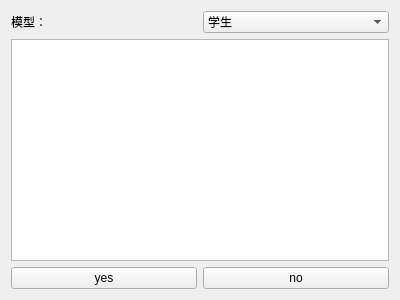
<?xml version="1.0" encoding="UTF-8"?>
<ui version="4.0">
 <class>ListView</class>
 <widget class="QWidget" name="ListView">
  <property name="geometry">
   <rect>
    <x>0</x>
    <y>0</y>
    <width>400</width>
    <height>300</height>
   </rect>
  </property>
  <property name="windowTitle">
   <string>ListView</string>
  </property>
  <layout class="QVBoxLayout" name="verticalLayout">
   <item>
    <layout class="QHBoxLayout" name="horizontalLayout_2">
     <item>
      <widget class="QLabel" name="label">
       <property name="text">
        <string>模型：</string>
       </property>
      </widget>
     </item>
     <item>
      <widget class="QComboBox" name="comboBox">
       <item>
        <property name="text">
         <string>学生</string>
        </property>
       </item>
       <item>
        <property name="text">
         <string>老师</string>
        </property>
       </item>
       <item>
        <property name="text">
         <string>工人</string>
        </property>
       </item>
      </widget>
     </item>
    </layout>
   </item>
   <item>
    <widget class="QListView" name="listView"/>
   </item>
   <item>
    <layout class="QHBoxLayout" name="horizontalLayout">
     <item>
      <widget class="QPushButton" name="BtnOK">
       <property name="text">
        <string>yes</string>
       </property>
      </widget>
     </item>
     <item>
      <widget class="QPushButton" name="pushButton_2">
       <property name="text">
        <string>no</string>
       </property>
      </widget>
     </item>
    </layout>
   </item>
  </layout>
 </widget>
 <layoutdefault spacing="6" margin="11"/>
 <resources/>
 <connections/>
</ui>
